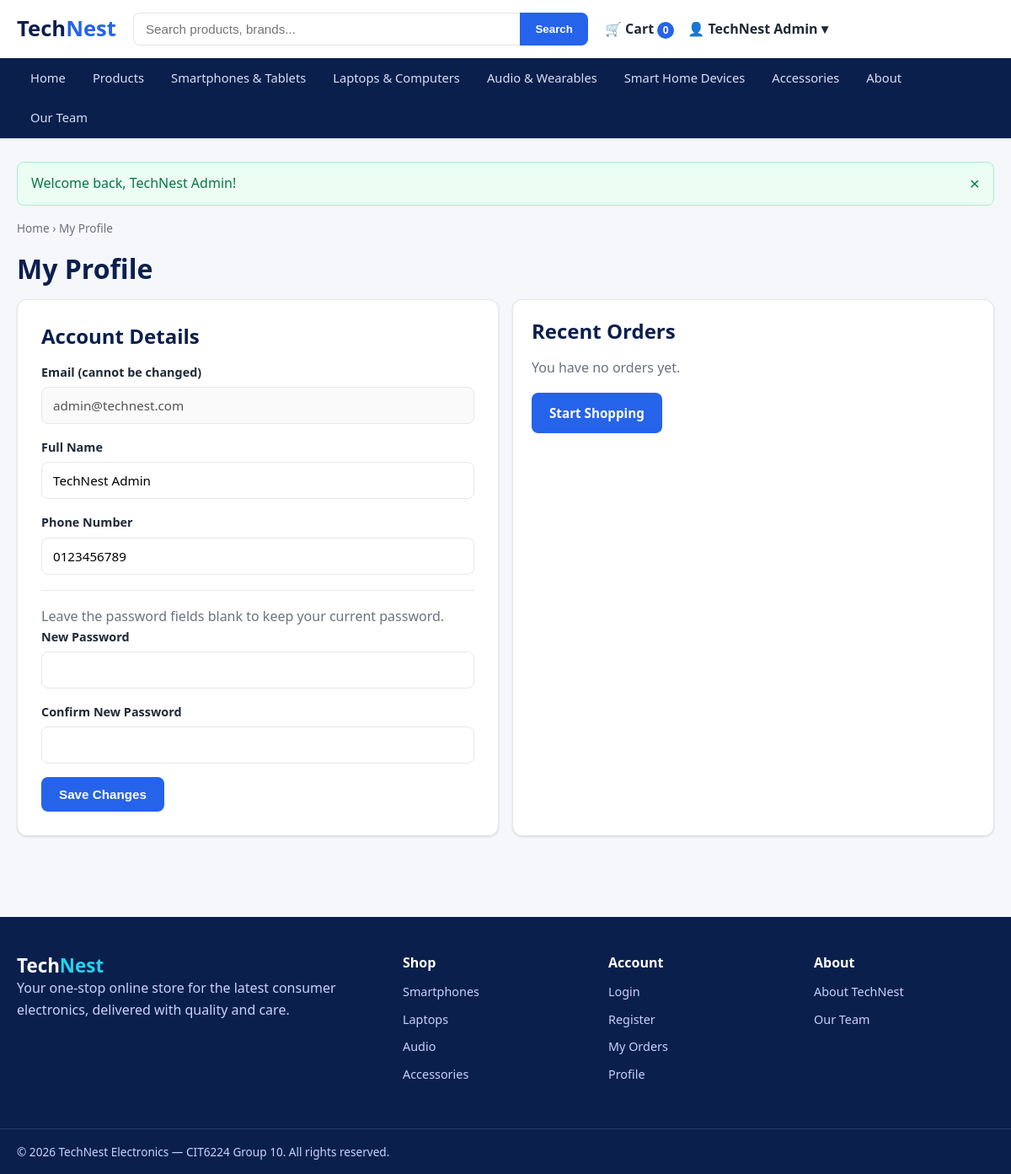
The app's page /profile.php (signed in) with its own data.
### tables this page shows
CREATE TABLE categories (
  category_id INT AUTO_INCREMENT PRIMARY KEY,
  name        VARCHAR(80)  NOT NULL,
  slug        VARCHAR(80)  NOT NULL UNIQUE,
  description VARCHAR(255) DEFAULT NULL,
  icon        VARCHAR(40)  DEFAULT NULL
);

CREATE TABLE users (
  user_id       INT AUTO_INCREMENT PRIMARY KEY,
  full_name     VARCHAR(100)  NOT NULL,
  email         VARCHAR(150)  NOT NULL UNIQUE,
  password_hash VARCHAR(255)  NOT NULL,
  phone         VARCHAR(30)   DEFAULT NULL,
  role          ENUM('customer','admin') NOT NULL DEFAULT 'customer',
  created_at    TIMESTAMP NOT NULL DEFAULT CURRENT_TIMESTAMP
);

### includes/functions.php (called while the page is built, shortened)
<?php
require_once __DIR__ . '/db.php';
function e($value): string
{
    return htmlspecialchars((string) ($value ?? ''), ENT_QUOTES, 'UTF-8');
}
function url(string $path = ''): string
{
    return BASE_URL . ltrim($path, '/');
}
function get_flashes(): array
{
    $flashes = $_SESSION['flash'] ?? [];
    return $flashes;
}
function db_one(string $sql, array $params = []): ?array
{
    $stmt = db()->prepare($sql);
    $stmt->execute($params);
    $row = $stmt->fetch();
    return $row === false ? null : $row;
}
function db_all(string $sql, array $params = []): array
{
    $stmt = db()->prepare($sql);
    $stmt->execute($params);
    return $stmt->fetchAll();
}
function cart_count(): int
{
    $count = 0;
    return $count;
}

### includes/auth.php (called while the page is built, shortened)
<?php
require_once __DIR__ . '/functions.php';
function current_user(): ?array
{
    $user = db_one('SELECT * FROM users WHERE user_id = ?', [$_SESSION['user_id']]) ?: false;
    return $user ?: null;
}
function is_logged_in(): bool
{
    return !empty($_SESSION['user_id']);
}

### includes/db.php (called while the page is built, shortened)
<?php
function db(): PDO
{
    static $pdo = null;
    if ($pdo instanceof PDO) {
        return $pdo;
    }
    $dsn = sprintf(
        'mysql:host=%s;port=%s;dbname=%s;charset=%s',
        DB_HOST, DB_PORT, DB_NAME, DB_CHARSET
    );
    $options = [
        PDO::ATTR_ERRMODE            => PDO::ERRMODE_EXCEPTION,
        PDO::ATTR_DEFAULT_FETCH_MODE => PDO::FETCH_ASSOC,
        PDO::ATTR_EMULATE_PREPARES   => false,
    ];
    try {
        $pdo = new PDO($dsn, DB_USER, DB_PASS, $options);
    } catch (PDOException $e) {
        http_response_code(500);
        exit(
            'Database connection failed. Please make sure MySQL is running and that '
            . 'the database "' . DB_NAME . '" has been imported (see README.md).'
        );
    }
    return $pdo;
}

### profile.php (the view, shortened to what this page needs)
<?php
require_once __DIR__ . '/includes/auth.php';
$user   = current_user();
$errors = [];
$recent = db_all(
    'SELECT order_number, total, status, created_at FROM orders
     WHERE user_id = ? ORDER BY created_at DESC LIMIT 5',
    [$user['user_id']]
);
require __DIR__ . '/includes/header.php';
?>
<nav class="breadcrumb"><a href="<?= e(url('index.php')) ?>">Home</a> › My Profile</nav>
<h1>My Profile</h1>
<div class="grid-2 mt-2">
    <div class="form-card">
        <h2>Account Details</h2>
        <form method="post" action="<?= e(url('profile.php')) ?>" id="profile-form" novalidate class="mt-2">
            <div class="field">
                <label>Email (cannot be changed)</label>
                <input type="email" value="<?= e($user['email']) ?>" disabled>
            </div>
            <div class="field <?= isset($errors['full_name']) ? 'has-error' : '' ?>">
                <label for="full_name">Full Name</label>
                <input type="text" id="full_name" name="full_name" value="<?= e($user['full_name']) ?>" data-validate="required|min:3">
            </div>
            <div class="field <?= isset($errors['phone']) ? 'has-error' : '' ?>">
                <label for="phone">Phone Number</label>
                <input type="tel" id="phone" name="phone" value="<?= e($user['phone']) ?>" data-validate="required|phone">
            </div>
            <hr style="border:none;border-top:1px solid var(--line);margin:18px 0">
            <p class="muted">Leave the password fields blank to keep your current password.</p>
            <div class="field <?= isset($errors['password']) ? 'has-error' : '' ?>">
                <label for="password">New Password</label>
                <input type="password" id="password" name="password" autocomplete="new-password">
            </div>
            <div class="field <?= isset($errors['confirm_password']) ? 'has-error' : '' ?>">
                <label for="confirm_password">Confirm New Password</label>
                <input type="password" id="confirm_password" name="confirm_password" data-validate="match:password" autocomplete="new-password">
            </div>
            <button type="submit" class="btn btn-primary">Save Changes</button>
        </form>
    </div>
    <div class="card">
        <h2>Recent Orders</h2>
        <?php if (empty($recent)): ?>
            <p class="muted mt-2">You have no orders yet.</p>
            <a class="btn btn-primary mt-2" href="<?= e(url('products.php')) ?>">Start Shopping</a>
        <?php endif; ?>
    </div>
</div>
<?php require __DIR__ . '/includes/footer.php'; ?>

### includes/header.php (shortened to what this page needs)
<?php
require_once __DIR__ . '/auth.php';
$nav_categories = db_all('SELECT name, slug FROM categories ORDER BY category_id');
$current = basename($_SERVER['SCRIPT_NAME'] ?? '');
?>
<!DOCTYPE html>
<html lang="en">
<head>
    <link rel="stylesheet" href="<?= e(url('assets/css/style.css')) ?>">
</head>
<body>
<header class="site-header">
    <div class="container header-bar">
        <a href="<?= e(url('index.php')) ?>" class="logo">Tech<span>Nest</span></a>
        <form class="search-form" action="<?= e(url('products.php')) ?>" method="get" role="search">
            <input type="search" name="q" placeholder="Search products, brands..."
                   value="<?= e($_GET['q'] ?? '') ?>" aria-label="Search products">
            <button type="submit">Search</button>
        </form>
        <div class="header-actions">
            <a href="<?= e(url('cart.php')) ?>" class="cart-link" aria-label="Shopping cart">
                🛒 Cart <span class="cart-badge" id="cart-badge"><?= cart_count() ?></span>
            </a>
            <?php if (is_logged_in()): ?>
                <div class="account-menu">
                    <button type="button" class="account-toggle">👤 <?= e($_SESSION['name'] ?? 'Account') ?> ▾</button>
                </div>
            <?php else: ?>
                <a href="<?= e(url('login.php')) ?>" class="btn btn-primary btn-sm">Login</a>
            <?php endif; ?>
        </div>
    </div>
    <nav class="main-nav" id="main-nav" aria-label="Primary">
        <div class="container">
            <ul>
                <li><a href="<?= e(url('index.php')) ?>" class="<?= $current === 'index.php' ? 'active' : '' ?>">Home</a></li>
                <li><a href="<?= e(url('products.php')) ?>" class="<?= $current === 'products.php' && !isset($_GET['cat']) ? 'active' : '' ?>">Products</a></li>
                <?php foreach ($nav_categories as $cat): ?>
                    <li><a href="<?= e(url('products.php?cat=' . urlencode($cat['slug']))) ?>"
                           class="<?= (($_GET['cat'] ?? '') === $cat['slug']) ? 'active' : '' ?>">
                        <?= e($cat['name']) ?></a></li>
                <?php endforeach; ?>
                <li><a href="<?= e(url('about.php')) ?>" class="<?= $current === 'about.php' ? 'active' : '' ?>">About</a></li>
                <li><a href="<?= e(url('members.php')) ?>" class="<?= $current === 'members.php' ? 'active' : '' ?>">Our Team</a></li>
            </ul>
        </div>
    </nav>
</header>
<main class="container page">
<?php foreach (get_flashes() as $flash): ?>
    <div class="flash flash-<?= e($flash['type']) ?>" role="alert">
        <?= e($flash['message']) ?>
        <button type="button" class="flash-close" aria-label="Dismiss">&times;</button>
    </div>
<?php endforeach; ?>

### assets/css/style.css (style rules this page uses)
:root { --blue-900: #0b1f4d; --blue-700: #1b3a8a; --blue-600: #2563eb; --blue-500: #3b82f6; --blue-100: #dbeafe; --cyan-400: #22d3ee; --ink: #1f2937; --muted: #6b7280; --line: #e5e7eb; --bg: #f5f7fb; --white: #ffffff; --green: #16a34a; --red: #dc2626; --amber: #d97706; --radius: 12px; --radius-sm:8px; --shadow: 0 1px 3px rgba(16,24,40,.08), 0 1px 2px rgba(16,24,40,.06); --shadow-md:0 8px 24px rgba(16,24,40,.10); --container: 1200px; }
* { box-sizing: border-box; margin: 0; padding: 0; }
html { scroll-behavior: smooth; }
body { font-family: "Segoe UI", system-ui, -apple-system, Roboto, Arial, sans-serif; color: var(--ink); background: var(--bg); line-height: 1.6; }
a { color: var(--blue-600); text-decoration: none; }
.container { width: 100%; max-width: var(--container); margin: 0 auto; padding: 0 20px; }
.page { padding-top: 28px; padding-bottom: 56px; min-height: 60vh; }
h1, h2, h3, h4 { color: var(--blue-900); line-height: 1.25; }
.btn { display: inline-flex; align-items: center; justify-content: center; gap: 8px; padding: 11px 20px; border: 1px solid transparent; border-radius: var(--radius-sm); font-size: .95rem; font-weight: 600; cursor: pointer; transition: .15s ease; background: var(--white); color: var(--ink); }
.btn-primary { background: var(--blue-600); color: #fff; }
.site-header { background: var(--white); box-shadow: var(--shadow); position: sticky; top: 0; z-index: 50; }
.header-bar { display: flex; align-items: center; gap: 20px; padding: 14px 20px; }
.logo { font-size: 1.6rem; font-weight: 800; color: var(--blue-900); }
.logo span { color: var(--blue-600); }
.search-form { flex: 1; display: flex; max-width: 540px; }
.search-form input { flex: 1; padding: 10px 14px; border: 1px solid var(--line); border-right: 0; border-radius: var(--radius-sm) 0 0 var(--radius-sm); font-size: .95rem; }
.search-form button { padding: 10px 18px; border: 0; background: var(--blue-600); color: #fff; border-radius: 0 var(--radius-sm) var(--radius-sm) 0; cursor: pointer; font-weight: 600; }
.header-actions { display: flex; align-items: center; gap: 16px; }
.cart-link { color: var(--ink); font-weight: 600; white-space: nowrap; }
.cart-badge { display: inline-block; min-width: 20px; padding: 0 6px; background: var(--blue-600); color: #fff; border-radius: 999px; font-size: .75rem; text-align: center; line-height: 20px; }
.account-menu { position: relative; }
.account-toggle { background: none; border: 0; font: inherit; font-weight: 600; cursor: pointer; color: var(--ink); }
.main-nav { background: var(--blue-900); }
.main-nav ul { list-style: none; display: flex; flex-wrap: wrap; }
.main-nav a { display: block; padding: 12px 16px; color: #d6e0f5; font-weight: 500; font-size: .92rem; }
.flash { display: flex; justify-content: space-between; align-items: center; padding: 12px 16px; border-radius: var(--radius-sm); margin-bottom: 16px; border: 1px solid; font-weight: 500; }
.flash-success { background: #ecfdf3; border-color: #abefc6; color: #067647; }
.flash-close { background: none; border: 0; font-size: 1.3rem; cursor: pointer; color: inherit; }
.breadcrumb { font-size: .85rem; color: var(--muted); margin-bottom: 18px; }
.breadcrumb a { color: var(--muted); }
.form-card { background: #fff; border: 1px solid var(--line); border-radius: var(--radius); padding: 28px; box-shadow: var(--shadow); }
.field { margin-bottom: 16px; }
.field label { display: block; font-weight: 600; font-size: .9rem; margin-bottom: 6px; }
.field input, .field select, .field textarea { width: 100%; padding: 11px 13px; border: 1px solid var(--line); border-radius: var(--radius-sm); font-size: .95rem; font-family: inherit; }
.mt-2 { margin-top: 16px; }
.muted { color: var(--muted); }
.grid-2 { display: grid; grid-template-columns: 1fr 1fr; gap: 16px; }
.card { background: #fff; border: 1px solid var(--line); border-radius: var(--radius); padding: 22px; box-shadow: var(--shadow); }

### records on screen
categories: name "Smartphones & Tablets"
categories: name "Laptops & Computers"
categories: name "Audio & Wearables"
categories: name "Smart Home Devices"
categories: name "Accessories"
users: email "admin@technest.com", full_name "TechNest Admin", phone "0123456789"

### other values on screen
cart_count() "0"
$_SESSION['name'] "TechNest Admin"
$flash['message'] "Welcome back, TechNest Admin!"
